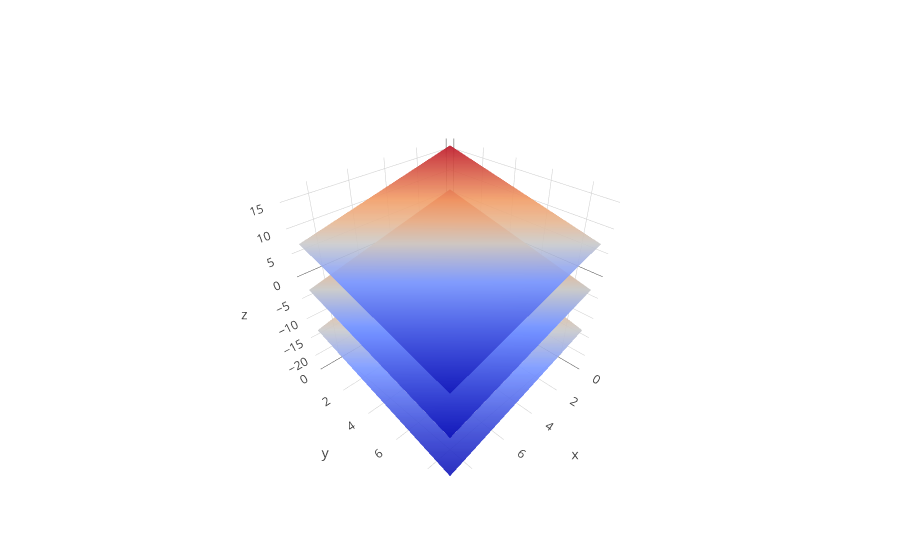

Write notebook code for a chart like this one.
### Code cell
z1 = [[6 - i - j for i in range(10)] for j in range(10)]

z2 = [[zij+10 for zij in zi] for zi in z1]
z3 = [[zij-10 for zij in zi] for zi in z1]

iplot([
    dict(z=z1, showscale=False, type='surface'),
    dict(z=z2, showscale=False, opacity=0.9, type='surface'),
    dict(z=z3, showscale=False, opacity=0.9, type='surface')])

### Figure 1 — Plotly figure (JSON) as saved in the notebook; plotly's stock layout.template omitted (floating-point values rounded to 4 significant figures)
{"data": [{"showscale": false, "type": "surface", "z": [[6, 5, 4, 3, 2, 1, 0, -1, -2, -3], [5, 4, 3, 2, 1, 0, -1, -2, -3, -4], [4, 3, 2, 1, 0, -1, -2, -3, -4, -5], [3, 2, 1, 0, -1, -2, -3, -4, -5, -6], [2, 1, 0, -1, -2, -3, -4, -5, -6, -7], [1, 0, -1, -2, -3, -4, -5, -6, -7, -8], [0, -1, -2, -3, -4, -5, -6, -7, -8, -9], [-1, -2, -3, -4, -5, -6, -7, -8, -9, -10], [-2, -3, -4, -5, -6, -7, -8, -9, -10, -11], [-3, -4, -5, -6, -7, -8, -9, -10, -11, -12]]}, {"opacity": 0.9, "showscale": false, "type": "surface", "z": [[16, 15, 14, 13, 12, 11, 10, 9, 8, 7], [15, 14, 13, 12, 11, 10, 9, 8, 7, 6], [14, 13, 12, 11, 10, 9, 8, 7, 6, 5], [13, 12, 11, 10, 9, 8, 7, 6, 5, 4], [12, 11, 10, 9, 8, 7, 6, 5, 4, 3], [11, 10, 9, 8, 7, 6, 5, 4, 3, 2], [10, 9, 8, 7, 6, 5, 4, 3, 2, 1], [9, 8, 7, 6, 5, 4, 3, 2, 1, 0], [8, 7, 6, 5, 4, 3, 2, 1, 0, -1], [7, 6, 5, 4, 3, 2, 1, 0, -1, -2]]}, {"opacity": 0.9, "showscale": false, "type": "surface", "z": [[-4, -5, -6, -7, -8, -9, -10, -11, -12, -13], [-5, -6, -7, -8, -9, -10, -11, -12, -13, -14], [-6, -7, -8, -9, -10, -11, -12, -13, -14, -15], [-7, -8, -9, -10, -11, -12, -13, -14, -15, -16], [-8, -9, -10, -11, -12, -13, -14, -15, -16, -17], [-9, -10, -11, -12, -13, -14, -15, -16, -17, -18], [-10, -11, -12, -13, -14, -15, -16, -17, -18, -19], [-11, -12, -13, -14, -15, -16, -17, -18, -19, -20], [-12, -13, -14, -15, -16, -17, -18, -19, -20, -21], [-13, -14, -15, -16, -17, -18, -19, -20, -21, -22]]}], "layout": {}}
